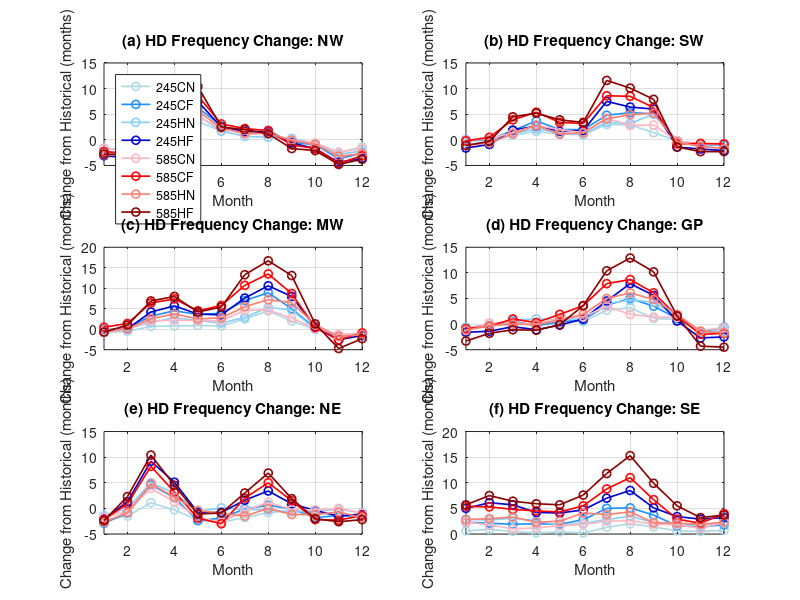

The MATLAB script that drew this image: (Note: this script raises an error after producing the figure.)
%% monthly Tair change (abs diff)

clear all; clc;

% Plot monthly change
subplot(3,2,1)

% Define months
months = 1:12;

% Define data (rows = months, columns = variables)
data = [
8.1	6.4	5.7	5.9	5.0	6.5	5.8	5.2	5.3
8.9	6.9	6.2	5.8	5.4	6.9	6.3	5.9	6.0
11.0	9.2	9.4	9.2	9.7	9.6	11.6	9.5	12.2
12.9	14.4	17.8	16.1	19.7	15.5	21.9	17.3	24.3
13.2	16.8	19.5	18.0	20.7	17.7	21.8	18.8	23.6
10.9	12.6	13.6	12.6	13.4	13.2	14.0	13.2	13.4
10.8	12.9	12.2	11.5	12.4	11.9	13.0	12.1	12.8
10.6	12.0	12.4	11.1	12.1	11.8	12.4	11.9	11.8
12.2	11.8	11.7	12.5	11.6	12.2	11.2	12.1	10.5
10.3	9.3	9.4	9.6	8.6	9.7	8.6	9.4	8.2
12.3	9.8	8.6	9.5	7.9	9.9	7.7	9.1	7.5
9.3	7.9	6.7	7.1	5.7	7.6	6.2	6.6	5.5
];

colors = [
   [173 216 230]/255;  % 245CN (dark blue)
    [30, 144, 255]/255;  % 245CF (medium blue)
   [135, 206, 250]/255;  % 245HN (darker blue)
  [0, 0, 205]/255;  % 245HF (deep blue)
    [255, 182, 193]/255;  % 585CN (light red)
    [255 0 0]/255;  % 585CF (medium red)
    [250 128 114]/255;  % 585HN (dark red)
    [139, 0, 0]/255;  % 585HF (deep red)
];

% Annual data
% annual = [5.6 7.1 8.1 7.6 9.2 7.3 9.6 8.0 11.5];

% Subtract the historical values (column 1) from the rest
change_monthly = data(:,2:end) - data(:,1);
% change_annual = annual(2:end) - annual(1);

% Scenario labels (excluding Hist)
labels = {'245CN', '245CF', '245HN', '245HF', '585CN', '585CF', '585HN', '585HF'};


hold on;
for s = 1:8
    plot(months, change_monthly(:,s), '-o', ...
        'Color', colors(s,:), 'LineWidth', 1.2);
end
hold off;
xlim([1,12])
xlabel('Month');
ylabel('Change from Historical (months)');
title('(a) HD Frequency Change: NW');
legend(labels, 'Location', 'northwest');
grid on;
box on;
% ylim([0, 9])




% Plot monthly change
subplot(3,2,2)

% Define months
months = 1:12;

% Define data (rows = months, columns = variables)
data = [
10.2	9.8	10.2	9.4	8.6	10.1	10.0	9.1	9.1
9.6	9.6	9.6	8.9	8.7	9.8	10.1	9.0	9.3
10.9	11.8	12.7	12.1	12.8	12.3	14.8	12.1	15.4
11.7	13.3	15.4	13.8	14.4	14.5	17.1	14.5	16.9
10.5	11.6	12.5	11.9	12.2	12.5	13.9	11.6	14.4
11.8	12.8	13.8	12.9	13.6	13.2	15.0	13.2	15.2
8.4	11.4	13.2	11.8	15.9	12.6	17.0	12.5	20.0
8.6	11.5	13.9	11.8	15.0	11.4	17.1	13.5	18.7
10.2	11.6	15.3	15.2	16.2	13.1	16.5	15.4	18.1
12.0	11.8	11.8	11.7	10.6	11.8	11.2	11.6	10.6
11.4	10.4	10.5	10.2	9.6	10.6	10.7	10.1	9.1
11.5	10.7	10.5	9.8	9.4	10.7	10.7	9.8	9.2



];

colors = [
   [173 216 230]/255;  % 245CN (dark blue)
    [30, 144, 255]/255;  % 245CF (medium blue)
   [135, 206, 250]/255;  % 245HN (darker blue)
  [0, 0, 205]/255;  % 245HF (deep blue)
    [255, 182, 193]/255;  % 585CN (light red)
    [255 0 0]/255;  % 585CF (medium red)
    [250 128 114]/255;  % 585HN (dark red)
    [139, 0, 0]/255;  % 585HF (deep red)
];

% Annual data
% annual = [11.1 12.5 13.5 13.0 14.5 12.7 14.9 13.4 16.7];

% Subtract the historical values (column 1) from the rest
change_monthly = data(:,2:end) - data(:,1);
% change_annual = annual(2:end) - annual(1);

% Scenario labels (excluding Hist)
labels = {'245CN', '245CF', '245HN', '245HF', '585CN', '585CF', '585HN', '585HF'};


hold on;
for s = 1:8
    plot(months, change_monthly(:,s), '-o', ...
        'Color', colors(s,:), 'LineWidth', 1.2);
end
hold off;
xlim([1,12])
xlabel('Month');
ylabel('Change from Historical (months)');
title('(b) HD Frequency Change: SW');
% legend(labels, 'Location', 'northwest');
grid on;
box on;
% ylim([0, 9])




% Plot monthly change
subplot(3,2,3)

% Define months
months = 1:12;

% Define data (rows = months, columns = variables)
data = [
7.9	7.0	7.7	7.6	7.7	7.6	8.4	7.2	7.2
8.3	7.8	8.6	8.5	8.4	8.4	9.7	8.4	9.3
11.1	11.8	14.3	12.7	15.3	13.1	17.5	13.7	18.0
11.2	12.0	15.7	14.0	16.9	13.4	18.6	14.9	19.2
11.1	12.0	14.7	13.2	14.8	13.2	15.6	13.6	15.3
11.3	12.1	15.2	12.8	14.8	13.4	17.1	14.1	16.7
11.6	14.1	18.6	14.5	19.2	16.2	22.3	17.1	24.9
11.0	15.5	19.9	16.3	21.6	15.7	24.5	18.2	27.7
10.4	12.4	15.4	15.1	18.4	13.1	19.1	16.9	23.5
10.3	10.3	10.6	10.3	10.9	10.5	10.7	11.4	11.6
10.0	8.5	8.3	8.2	7.4	8.7	7.4	8.2	5.3
8.9	7.7	7.8	7.9	7.4	7.9	8.0	7.6	6.6



];

colors = [
   [173 216 230]/255;  % 245CN (dark blue)
    [30, 144, 255]/255;  % 245CF (medium blue)
   [135, 206, 250]/255;  % 245HN (darker blue)
  [0, 0, 205]/255;  % 245HF (deep blue)
    [255, 182, 193]/255;  % 585CN (light red)
    [255 0 0]/255;  % 585CF (medium red)
    [250 128 114]/255;  % 585HN (dark red)
    [139, 0, 0]/255;  % 585HF (deep red)
];

% Annual data
% annual = [7.6 9.3 10.5 10.0 11.8 9.7 12.3 10.5 14.5];

% Subtract the historical values (column 1) from the rest
change_monthly = data(:,2:end) - data(:,1);
% change_annual = annual(2:end) - annual(1);

% Scenario labels (excluding Hist)
labels = {'245CN', '245CF', '245HN', '245HF', '585CN', '585CF', '585HN', '585HF'};


hold on;
for s = 1:8
    plot(months, change_monthly(:,s), '-o', ...
        'Color', colors(s,:), 'LineWidth', 1.2);
end
hold off;
xlim([1,12])
xlabel('Month');
ylabel('Change from Historical (months)');
title('(c) HD Frequency Change: MW');
% legend(labels, 'Location', 'northwest');
grid on;
box on;




% Plot monthly change
subplot(3,2,4)

% Define months
months = 1:12;

% Define data (rows = months, columns = variables)
data = [
10.6	9.7	9.9	10.0	9.0	9.6	9.7	9.4	7.3
9.9	10.0	9.5	9.6	8.5	10.1	9.5	9.6	8.1
9.6	9.7	10.2	10.4	9.1	9.9	10.6	9.6	8.5
10.3	10.2	10.0	11.3	9.2	10.2	10.6	10.2	9.1
9.8	10.8	10.2	10.7	9.6	11.1	11.7	10.6	9.7
10.5	11.0	11.3	11.6	11.5	11.9	14.1	12.4	14.1
10.5	13.2	14.2	14.5	15.0	14.0	18.4	15.5	20.9
9.8	13.0	14.8	14.5	17.7	11.7	18.5	15.9	22.7
10.7	11.8	14.2	15.0	16.3	12.1	16.8	15.5	20.9
10.5	11.4	11.6	12.1	11.1	11.8	12.1	12.4	12.1
9.6	8.3	8.0	8.0	6.9	8.3	7.6	8.2	5.3
9.7	8.8	9.1	8.4	7.2	9.0	7.9	8.0	5.2



];

colors = [
   [173 216 230]/255;  % 245CN (dark blue)
    [30, 144, 255]/255;  % 245CF (medium blue)
   [135, 206, 250]/255;  % 245HN (darker blue)
  [0, 0, 205]/255;  % 245HF (deep blue)
    [255, 182, 193]/255;  % 585CN (light red)
    [255 0 0]/255;  % 585CF (medium red)
    [250 128 114]/255;  % 585HN (dark red)
    [139, 0, 0]/255;  % 585HF (deep red)
];

% Annual data
% annual = [15.9 17.3 18.2 17.7 19.1 17.5 19.5 18.1 21.1];

% Subtract the historical values (column 1) from the rest
change_monthly = data(:,2:end) - data(:,1);
% change_annual = annual(2:end) - annual(1);

% Scenario labels (excluding Hist)
labels = {'245CN', '245CF', '245HN', '245HF', '585CN', '585CF', '585HN', '585HF'};


hold on;
for s = 1:8
    plot(months, change_monthly(:,s), '-o', ...
        'Color', colors(s,:), 'LineWidth', 1.2);
end
hold off;
xlim([1,12])
xlabel('Month');
ylabel('Change from Historical (months)');
title('(d) HD Frequency Change: GP');
% legend(labels, 'Location', 'northwest');
grid on;
box on;


% Plot monthly change
subplot(3,2,5)

% Define months
months = 1:12;

% Define data (rows = months, columns = variables)
data = [
12.5	10.3	9.6	11.1	10.4	10.8	10.3	9.8	10.1
12.2	10.7	11.3	12.2	13.5	11.6	13.1	11.4	14.5
12.1	13.2	16.7	17.1	21.3	16.0	20.3	16.9	22.5
12.0	11.7	14.1	15.0	17.1	13.3	15.2	14.2	16.5
11.6	9.3	9.2	11.0	10.8	9.8	9.7	11.2	10.5
10.8	8.1	8.9	10.9	10.0	8.1	7.8	9.8	9.9
11.6	9.8	11.5	11.4	13.2	11.1	13.6	10.1	14.6
12.0	11.2	12.6	11.7	15.4	13.2	17.0	12.0	18.9
11.0	10.5	10.9	10.3	11.9	10.8	12.5	9.8	12.9
11.5	10.7	9.7	11.0	11.1	11.2	9.3	10.3	9.5
10.9	9.4	9.5	10.7	9.4	10.9	8.6	10.2	8.3
11.5	9.9	10.0	10.7	10.4	10.6	10.1	9.7	9.3


];

colors = [
   [173 216 230]/255;  % 245CN (dark blue)
    [30, 144, 255]/255;  % 245CF (medium blue)
   [135, 206, 250]/255;  % 245HN (darker blue)
  [0, 0, 205]/255;  % 245HF (deep blue)
    [255, 182, 193]/255;  % 585CN (light red)
    [255 0 0]/255;  % 585CF (medium red)
    [250 128 114]/255;  % 585HN (dark red)
    [139, 0, 0]/255;  % 585HF (deep red)
];

% Annual data
% annual = [8.9 10.4 11.5 11.0 12.5 10.7 12.9 11.4 14.8];

% Subtract the historical values (column 1) from the rest
change_monthly = data(:,2:end) - data(:,1);
% change_annual = annual(2:end) - annual(1);

% Scenario labels (excluding Hist)
labels = {'245CN', '245CF', '245HN', '245HF', '585CN', '585CF', '585HN', '585HF'};


hold on;
for s = 1:8
    plot(months, change_monthly(:,s), '-o', ...
        'Color', colors(s,:), 'LineWidth', 1.2);
end
hold off;
xlim([1,12])
xlabel('Month');
ylabel('Change from Historical (months)');
title('(e) HD Frequency Change: NE');
% legend(labels, 'Location', 'northwest');
grid on;
box on;



% Plot monthly change
subplot(3,2,6)

% Define months
months = 1:12;

% Define data (rows = months, columns = variables)
data = [
12.8	13.4	15.1	15.7	17.8	15.1	18.2	15.6	18.5
12.1	13.0	14.2	14.8	18.2	13.9	17.4	15.1	19.6
12.4	12.9	14.3	15.5	18.1	13.4	17.2	15.7	18.8
12.1	12.3	14.1	14.7	16.3	13.3	16.6	14.4	18.0
10.5	10.9	12.4	12.2	14.6	12.1	14.8	13.0	16.2
10.2	10.4	13.0	12.3	14.9	12.1	15.7	14.3	17.8
9.6	10.9	14.6	12.4	16.6	12.1	18.4	13.4	21.4
10.6	12.6	15.7	14.1	19.1	13.2	21.6	14.9	25.9
10.5	11.9	14.2	12.7	15.6	12.4	17.2	12.7	20.4
9.8	10.4	11.4	12.0	13.2	11.6	12.7	11.9	15.3
10.5	11.0	11.9	12.0	13.4	11.6	12.6	12.4	13.7
11.1	11.8	12.9	13.2	14.3	13.4	15.1	13.4	14.8



];

colors = [
   [173 216 230]/255;  % 245CN (dark blue)
    [30, 144, 255]/255;  % 245CF (medium blue)
   [135, 206, 250]/255;  % 245HN (darker blue)
  [0, 0, 205]/255;  % 245HF (deep blue)
    [255, 182, 193]/255;  % 585CN (light red)
    [255 0 0]/255;  % 585CF (medium red)
    [250 128 114]/255;  % 585HN (dark red)
    [139, 0, 0]/255;  % 585HF (deep red)
];

% Annual data
% annual = [16.0 17.4 18.3 17.8 19.2 17.6 19.7 18.2 21.3];

% Subtract the historical values (column 1) from the rest
change_monthly = data(:,2:end) - data(:,1);
% change_annual = annual(2:end) - annual(1);

% Scenario labels (excluding Hist)
labels = {'245CN', '245CF', '245HN', '245HF', '585CN', '585CF', '585HN', '585HF'};


hold on;
for s = 1:8
    plot(months, change_monthly(:,s), '-o', ...
        'Color', colors(s,:), 'LineWidth', 1.2);
end
hold off;
xlim([1,12])
xlabel('Month');
ylabel('Change from Historical (months)');
title('(f) HD Frequency Change: SE');
% legend(labels, 'Location', 'northwest');
grid on;
box on;


% % Plot annual change
% subplot(3,2,2)
% bar(change_annual);
% set(gca, 'XTickLabel', labels, 'XTick', 1:8, 'XTickLabelRotation', 45);
% ylabel('Annual Change from Historical (°C)');
% title('Annual Temperature Change from Historical');
% grid on;














%% output the plot

fig = gcf;
fig.PaperUnits = 'inches';

% fig.PaperPosition = [0 0 17.7 8];
fig.PaperPosition = [0 0 10 12];
print('ScreenSizeFigure', '-dpng', '-r300')





